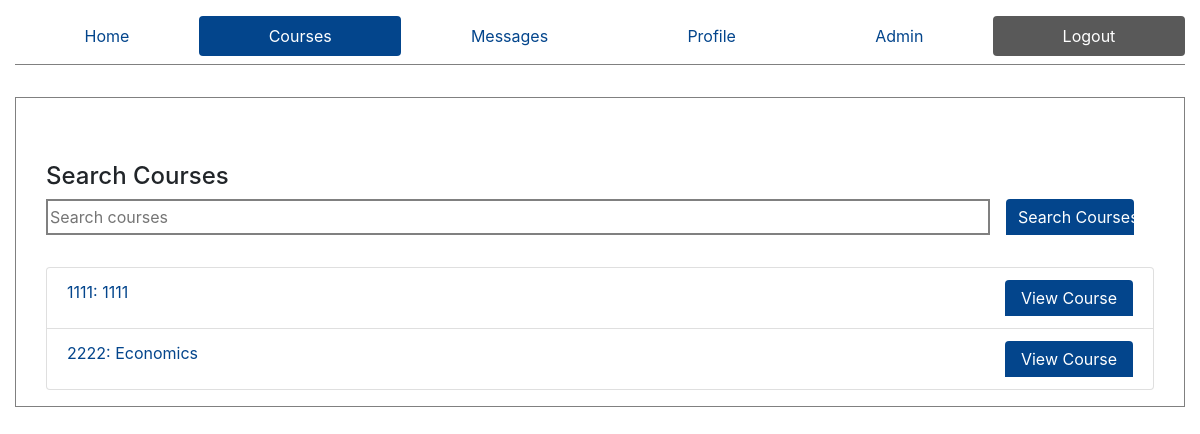
The page /courses/ (signed in) on the database its author committed.
### ed/models.py (models this page shows)
class Course(models.Model):
    courseCode = models.CharField(max_length=20, default="Course Code")
    courseName = models.CharField(max_length=50, default="CourseName")
    members = models.ManyToManyField(Profile, through="MemberShip", through_fields=("course", "person"))

### ed/views.py (the view)
# urls.py: path('courses/', views.CourseList, name="All Courses"),
def CourseList(request):
    queryset = Course.objects.all()
    is_admin = False
    p = Profile.objects.get(user=request.user)
    if p.is_admin:
        is_admin = True
    context = {
        'active': 'courses',
        'courses': queryset.all(),
        'is_admin': is_admin
    }
    return render(request, 'courses.html', context=context)

### templates/courses.html (shortened to what this page needs)
{% extends "core.html" %}
{% block content %}
 <div class="container-fluid" style="margin-bottom: 2rem; margin-top: 3rem">
    <h4>Search Courses</h4>
    <div class="row">
        <div class="col-12">
        <form action="/courses/search" method="post" style="display: flex; justify-content: center">
            <div class="search-box" style="display: flex; width:100%; border: 1px solid gray;">
                <input id="search" name="search" type="text" placeholder="Search courses" style=" width:100%" role='search' aria-label="Search Courses">
            </div>
            <input type="submit" value="Search Courses" style="width: 8rem; margin-left: 1rem; margin-right: 1.25rem" class="btn btn-primary">
        </form>
        </div>
    </div>
</div>
<div class="container-fluid">
    {% if courses %}
        <ul class="list-group">
        {% for course in courses %}
            <li class="list-group-item" style="display: flex">
                <a href="{{course.courseCode}}">{{course.courseCode}}: {{course.courseName}}</a>
                <div class="ctas" style="margin-left: auto">
                    <a class="btn btn-primary" style="width:8rem" href="/courses/{{course.courseCode}}">
                        View Course
                    </a>
                </div>
            </li>
        {% endfor %}
        </ul>
    {% else %}
        <p>Couldn't find any courses.. try again</p>
    {% endif %}
{% endblock %}

### ed/static/styles.css (style rules this page uses)
input { border: 1px solid gray; }
.btn-primary { border: unset; border: 0.25rem !important; border-top-left-radius: 0.25rem !important; border-bottom-left-radius: 0 !important; border-bottom-right-radius: 0 !important; }

### rows shown on the page
Course: courseCode "1111", courseName "1111"
Course: courseCode "2222", courseName "Economics"
